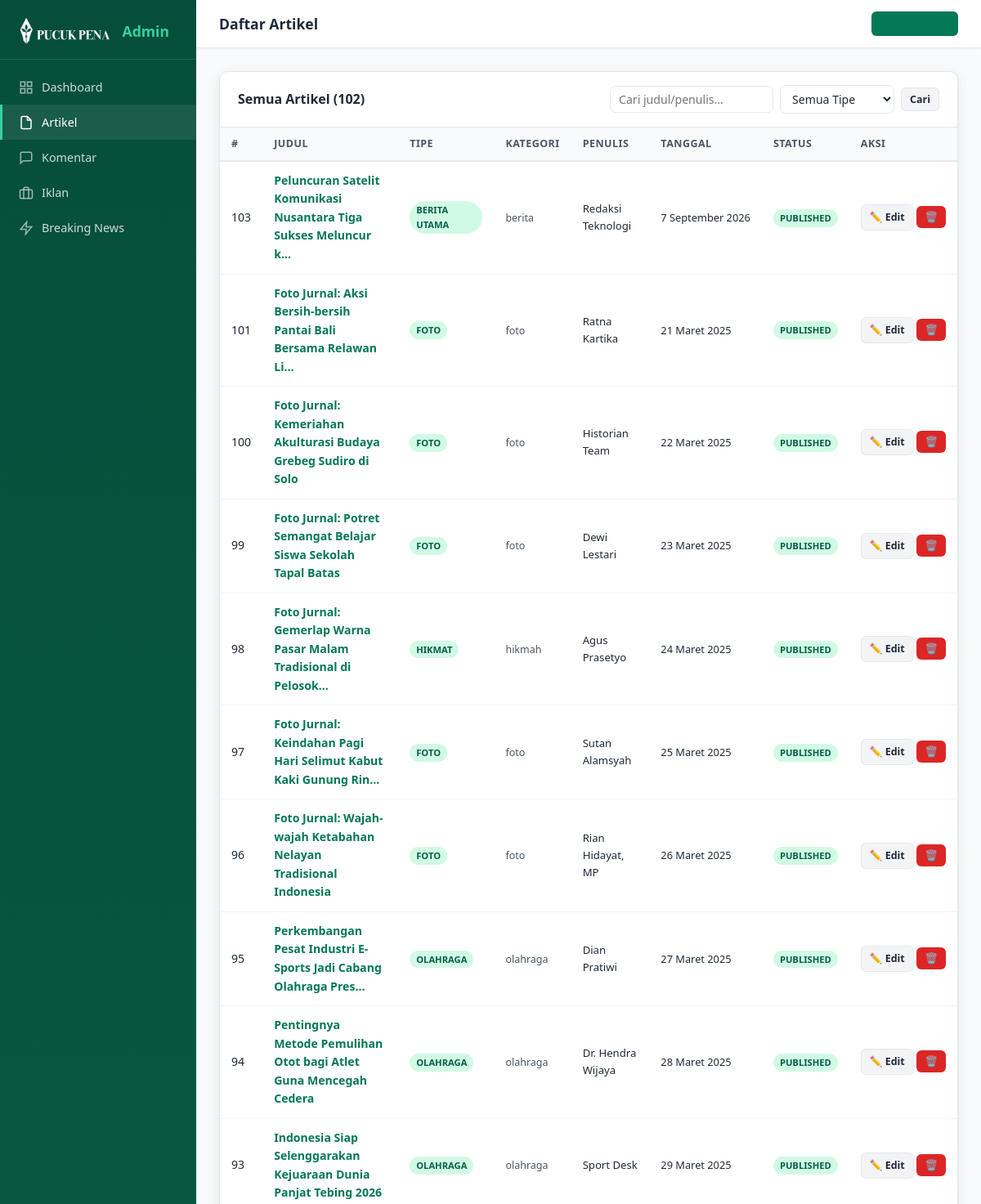
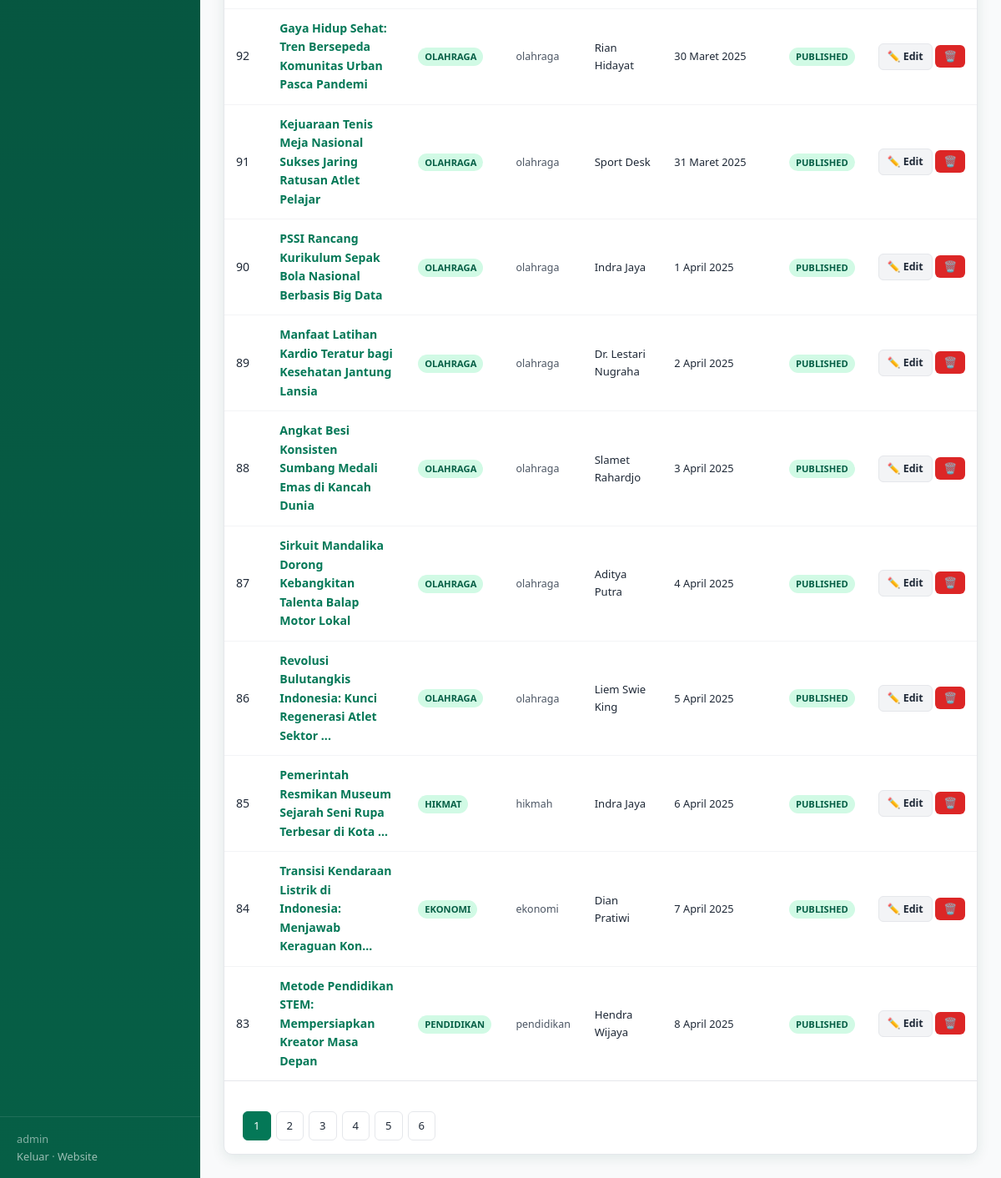
/admin/articles.php (signed in), run on the app's committed database (2 pictures, top to bottom).
### tables this page shows
CREATE TABLE `articles` (
  `id` int NOT NULL AUTO_INCREMENT,
  `type` varchar(100) NOT NULL DEFAULT 'Berita Utama',
  `cat` varchar(50) NOT NULL DEFAULT 'berita',
  `badge` varchar(50) NOT NULL DEFAULT 'berita',
  `title` varchar(500) NOT NULL,
  `excerpt` text,
  `content` longtext,
  `author` varchar(200) DEFAULT NULL,
  `date_display` varchar(100) DEFAULT NULL,
  `views` varchar(20) DEFAULT '0',
  `img` text,
  `tags` varchar(500) DEFAULT '[]',
  `status` enum('draft','published') DEFAULT 'published',
  `created_at` timestamp NULL DEFAULT CURRENT_TIMESTAMP,
  `updated_at` timestamp NULL DEFAULT CURRENT_TIMESTAMP ON UPDATE CURRENT_TIMESTAMP,
  PRIMARY KEY (`id`)
);

### admin/articles.php (the view, shortened to what this page needs)
<?php
$db = getDB();
$action  = $_GET['action'] ?? ($_POST['action'] ?? 'list');
$articles = [];
$total = 0;
$perPage = 20;
$page = max(1, (int)($_GET['page'] ?? 1));
$offset = ($page - 1) * $perPage;
$search = trim($_GET['q'] ?? '');
$filterCat = $_GET['cat'] ?? '';
if ($action === 'list') {
    $where = [];
    $params = [];
    $whereStr = $where ? 'WHERE ' . implode(' AND ', $where) : '';
    $total = $db->prepare("SELECT COUNT(*) FROM articles $whereStr");
    $total->execute($params);
    $total = (int)$total->fetchColumn();
    $stmt = $db->prepare("SELECT id,type,cat,badge,title,author,date_display,status,views FROM articles $whereStr ORDER BY id DESC LIMIT $perPage OFFSET $offset");
    $stmt->execute($params);
    $articles = $stmt->fetchAll();
}
function badgeCls($b) {
    $map = ['berita'=>'berita','opini'=>'opini','essay'=>'essay','artikel'=>'artikel','investigasi'=>'investigasi','video'=>'video','foto'=>'foto','ekonomi'=>'ekonomi','olahraga'=>'olahraga','nasional'=>'nasional'];
    return $map[$b] ?? 'berita';
}
?><!DOCTYPE html>
<html lang="id">
<head>
  <link rel="stylesheet" href="style.css">
</head>
<body>
<aside class="sidebar">
  <div class="sidebar-brand">
    <img src="../img/PUCUK%20PENA.png" alt="Logo">
    <span>Admin</span>
  </div>
  <nav>
    <a href="index.php">
      <svg width="18" height="18" viewBox="0 0 24 24" fill="none" stroke="currentColor" stroke-width="2"><rect x="3" y="3" width="7" height="7"/><rect x="14" y="3" width="7" height="7"/><rect x="14" y="14" width="7" height="7"/><rect x="3" y="14" width="7" height="7"/></svg>
      Dashboard
    </a>
    <a href="articles.php" class="active">
      <svg width="18" height="18" viewBox="0 0 24 24" fill="none" stroke="currentColor" stroke-width="2"><path d="M14 2H6a2 2 0 0 0-2 2v16a2 2 0 0 0 2 2h12a2 2 0 0 0 2-2V8z"/><polyline points="14 2 14 8 20 8"/></svg>
      Artikel
    </a>
    <a href="comments.php">
      <svg width="18" height="18" viewBox="0 0 24 24" fill="none" stroke="currentColor" stroke-width="2"><path d="M21 15a2 2 0 0 1-2 2H7l-4 4V5a2 2 0 0 1 2-2h14a2 2 0 0 1 2 2z"/></svg>
      Komentar
    </a>
    <a href="ads.php">
      <svg width="18" height="18" viewBox="0 0 24 24" fill="none" stroke="currentColor" stroke-width="2"><rect x="2" y="7" width="20" height="14" rx="2"/><path d="M16 21V5a2 2 0 0 0-2-2h-4a2 2 0 0 0-2 2v16"/></svg>
      Iklan
    </a>
    <a href="breaking.php">
      <svg width="18" height="18" viewBox="0 0 24 24" fill="none" stroke="currentColor" stroke-width="2"><polygon points="13 2 3 14 12 14 11 22 21 10 12 10 13 2"/></svg>
      Breaking News
    </a>
  </nav>
  <div class="sidebar-footer">
    <div><?= htmlspecialchars($_SESSION['admin_user']) ?></div>
    <a href="logout.php">Keluar</a> · <a href="../" target="_blank">Website</a>
  </div>
</aside>
<div class="main-content">
  <div class="topbar">
    <h1>
      <?php if ($action === 'list'): ?>Daftar Artikel
      <?php elseif ($action === 'new'): ?>Tambah Artikel Baru
      <?php else: ?>Edit Artikel
      <?php endif; ?>
    </h1>
    <div class="topbar-right">
      <?php if ($action !== 'list'): ?>
        <a href="articles.php" class="btn btn-secondary btn-sm">← Daftar Artikel</a>
      <?php else: ?>
        <a href="articles.php?action=new" class="btn btn-primary btn-sm">+ Artikel Baru</a>
      <?php endif; ?>
    </div>
  </div>
  <div class="page-body">
    <?php if ($action === 'list'): ?>
    <div class="panel">
      <div class="panel-header">
        <h2>Semua Artikel (<?= $total ?>)</h2>
        <form method="GET" style="display:flex;gap:8px;align-items:center">
          <input type="text" name="q" value="<?= htmlspecialchars($search) ?>" placeholder="Cari judul/penulis..." class="form-control" style="width:200px;padding:6px 10px">
          <select name="cat" class="form-control" style="width:140px;padding:6px 10px">
            <option value="">Semua Tipe</option>
          </select>
          <button type="submit" class="btn btn-secondary btn-sm">Cari</button>
        </form>
      </div>
      <div class="table-wrap">
        <table>
          <thead>
            <tr><th>#</th><th>Judul</th><th>Tipe</th><th>Kategori</th><th>Penulis</th><th>Tanggal</th><th>Status</th><th>Aksi</th></tr>
          </thead>
          <tbody>
            <?php foreach ($articles as $a): ?>
            <tr>
              <td><?= $a['id'] ?></td>
              <td class="td-title">
                <a href="articles.php?action=edit&id=<?= $a['id'] ?>">
                  <?= htmlspecialchars(mb_strimwidth($a['title'], 0, 65, '...')) ?>
                </a>
              </td>
              <td><span class="badge badge-<?= badgeCls($a['type']) ?>"><?= htmlspecialchars($a['type']) ?></span></td>
              <td><span style="font-size:0.78rem;color:var(--gray-600)"><?= htmlspecialchars($a['cat']) ?></span></td>
              <td style="font-size:0.82rem"><?= htmlspecialchars($a['author']) ?></td>
              <td style="font-size:0.8rem;white-space:nowrap"><?= htmlspecialchars($a['date_display']) ?></td>
              <td><span class="badge badge-<?= $a['status'] ?>"><?= $a['status'] ?></span></td>
              <td style="white-space:nowrap">
                <a href="articles.php?action=edit&id=<?= $a['id'] ?>" class="btn btn-secondary btn-sm">✏️ Edit</a>
                <button onclick="confirmDelete(<?= $a['id'] ?>, '<?= htmlspecialchars(addslashes(mb_strimwidth($a['title'],0,40,'...'))) ?>')" class="btn btn-danger btn-sm">🗑️</button>
              </td>
            </tr>
            <?php endforeach; ?>
          </tbody>
        </table>
      </div>
      <?php if ($total > $perPage): ?>
      <div style="padding:16px 22px;border-top:1px solid var(--gray-200)">
        <div class="pagination">
          <?php for ($p = 1; $p <= ceil($total/$perPage); $p++): ?>
            <a href="?action=list&page=<?= $p ?>&q=<?= urlencode($search) ?>&cat=<?= urlencode($filterCat) ?>"
               class="page-btn <?= $p === $page ? 'active' : '' ?>"><?= $p ?></a>
          <?php endfor; ?>
        </div>
      </div>
      <?php endif; ?>
    </div>
    <?php endif; ?>
  </div>
</div>
</body>
</html>

### data on the page
articles: id "103", title "Peluncuran Satelit Komunikasi Nusantara Tiga Sukses Meluncur k...", type "BERITA UTAMA", cat "berita", author "Redaksi Teknologi", date_display "7 September 2026", status "PUBLISHED"
articles: id "101", title "Foto Jurnal: Aksi Bersih-bersih Pantai Bali Bersama Relawan Li...", type "FOTO", cat "foto", author "Ratna Kartika", date_display "21 Maret 2025", status "PUBLISHED"
articles: id "100", title "Foto Jurnal: Kemeriahan Akulturasi Budaya Grebeg Sudiro di Solo", type "FOTO", cat "foto", author "Historian Team", date_display "22 Maret 2025", status "PUBLISHED"
articles: id "99", title "Foto Jurnal: Potret Semangat Belajar Siswa Sekolah Tapal Batas", type "FOTO", cat "foto", author "Dewi Lestari", date_display "23 Maret 2025", status "PUBLISHED"
articles: id "98", title "Foto Jurnal: Gemerlap Warna Pasar Malam Tradisional di Pelosok...", type "HIKMAT", cat "hikmah", author "Agus Prasetyo", date_display "24 Maret 2025", status "PUBLISHED"
articles: id "97", title "Foto Jurnal: Keindahan Pagi Hari Selimut Kabut Kaki Gunung Rin...", type "FOTO", cat "foto", author "Sutan Alamsyah", date_display "25 Maret 2025", status "PUBLISHED"
articles: id "96", title "Foto Jurnal: Wajah-wajah Ketabahan Nelayan Tradisional Indonesia", type "FOTO", cat "foto", author "Rian Hidayat, MP", date_display "26 Maret 2025", status "PUBLISHED"
articles: id "95", title "Perkembangan Pesat Industri E-Sports Jadi Cabang Olahraga Pres...", type "OLAHRAGA", cat "olahraga", author "Dian Pratiwi", date_display "27 Maret 2025", status "PUBLISHED"
articles: id "94", title "Pentingnya Metode Pemulihan Otot bagi Atlet Guna Mencegah Cedera", type "OLAHRAGA", cat "olahraga", author "Dr. Hendra Wijaya", date_display "28 Maret 2025", status "PUBLISHED"
articles: id "93", title "Indonesia Siap Selenggarakan Kejuaraan Dunia Panjat Tebing 2026", type "OLAHRAGA", cat "olahraga", author "Sport Desk", date_display "29 Maret 2025", status "PUBLISHED"
articles: id "92", title "Gaya Hidup Sehat: Tren Bersepeda Komunitas Urban Pasca Pandemi", type "OLAHRAGA", cat "olahraga", author "Rian Hidayat", date_display "30 Maret 2025", status "PUBLISHED"
articles: id "91", title "Kejuaraan Tenis Meja Nasional Sukses Jaring Ratusan Atlet Pelajar", type "OLAHRAGA", cat "olahraga", author "Sport Desk", date_display "31 Maret 2025", status "PUBLISHED"
articles: id "90", title "PSSI Rancang Kurikulum Sepak Bola Nasional Berbasis Big Data", type "OLAHRAGA", cat "olahraga", author "Indra Jaya", date_display "1 April 2025", status "PUBLISHED"
articles: id "89", title "Manfaat Latihan Kardio Teratur bagi Kesehatan Jantung Lansia", type "OLAHRAGA", cat "olahraga", author "Dr. Lestari Nugraha", date_display "2 April 2025", status "PUBLISHED"
articles: id "88", title "Angkat Besi Konsisten Sumbang Medali Emas di Kancah Dunia", type "OLAHRAGA", cat "olahraga", author "Slamet Rahardjo", date_display "3 April 2025", status "PUBLISHED"
articles: id "87", title "Sirkuit Mandalika Dorong Kebangkitan Talenta Balap Motor Lokal", type "OLAHRAGA", cat "olahraga", author "Aditya Putra", date_display "4 April 2025", status "PUBLISHED"
articles: id "86", title "Revolusi Bulutangkis Indonesia: Kunci Regenerasi Atlet Sektor ...", type "OLAHRAGA", cat "olahraga", author "Liem Swie King", date_display "5 April 2025", status "PUBLISHED"
articles: id "85", title "Pemerintah Resmikan Museum Sejarah Seni Rupa Terbesar di Kota ...", type "HIKMAT", cat "hikmah", author "Indra Jaya", date_display "6 April 2025", status "PUBLISHED"
articles: id "84", title "Transisi Kendaraan Listrik di Indonesia: Menjawab Keraguan Kon...", type "EKONOMI", cat "ekonomi", author "Dian Pratiwi", date_display "7 April 2025", status "PUBLISHED"
articles: id "83", title "Metode Pendidikan STEM: Mempersiapkan Kreator Masa Depan", type "PENDIDIKAN", cat "pendidikan", author "Hendra Wijaya", date_display "8 April 2025", status "PUBLISHED"

### other printed values
$_SESSION['admin_user'] "admin"
$total "102"
